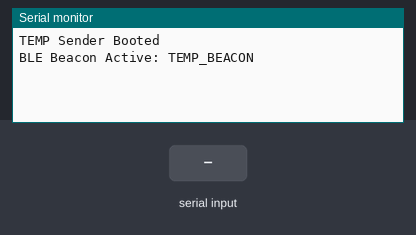
Bench run of a sketch on a simulated ESP32. On the bench: the last lines printed to the serial monitor. The inputs (shaded band) are chosen by the test bench. Nothing arrives over Bluetooth unless stated.

Above: at 1.5 s.
1.6 s: "-\n" received over the second serial link
At 2.8 s:
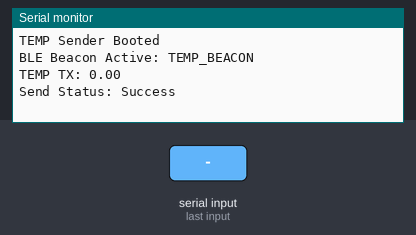
3.1 s: "5\n" received over the second serial link
At 4.0 s:
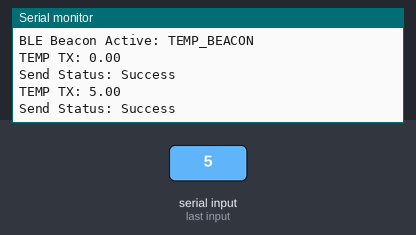

The sketch:

esp.ino
```cpp
#include <WiFi.h>
#include <esp_now.h>
#include <BLEDevice.h>
#include <BLEUtils.h>
#include <BLEAdvertising.h>
#include "esp_wifi.h"

// ==============================
// ESP-NOW DATA STRUCT
// ==============================
typedef struct struct_message {
  char nodeId[8];
  float value;
} struct_message;

struct_message dataToSend;

// ==============================
// RECEIVER MAC ADDRESS (same as MQ3)
// ==============================
uint8_t receiverAddress[] = {0xFC, 0x01, 0x2C, 0xCC, 0x7C, 0x24};

// ==============================
void OnDataSent(const wifi_tx_info_t *info, esp_now_send_status_t status) {
  Serial.print("Send Status: ");
  Serial.println(status == ESP_NOW_SEND_SUCCESS ? "Success" : "Fail");
}

// ==============================
bool isNumeric(const String &s) {
  if (s.length() == 0) return false;
  int dots = 0;
  int start = (s[0] == '-') ? 1 : 0;
  for (int i = start; i < s.length(); i++) {
    char c = s[i];
    if (isdigit(c)) continue;
    if (c == '.' && dots == 0) { dots++; continue; }
    return false;
  }
  return true;
}

String serialBuffer = "";
BLEAdvertising *pAdvertising;

// ==============================
void setup() {
  Serial.begin(115200);
  Serial1.begin(9600, SERIAL_8N1, 17, 18);

  delay(300);
  Serial.println("TEMP Sender Booted");

  // ------ ESP-NOW ------
  WiFi.mode(WIFI_STA);
  esp_wifi_set_ps(WIFI_PS_NONE);

  if (esp_now_init() != ESP_OK) {
    Serial.println("ESP-NOW Init Failed!");
    return;
  }

  esp_now_register_send_cb(OnDataSent);

  esp_now_peer_info_t peerInfo = {};
  memcpy(peerInfo.peer_addr, receiverAddress, 6);
  peerInfo.channel = 0;
  peerInfo.encrypt = false;
  esp_now_add_peer(&peerInfo);

  strncpy(dataToSend.nodeId, "TEMP", sizeof(dataToSend.nodeId));

  // ------ BLE BEACON ------
  BLEDevice::init("TEMP_BEACON");

  pAdvertising = BLEDevice::getAdvertising();
  pAdvertising->setScanResponse(false);
  pAdvertising->setMinInterval(160);
  pAdvertising->setMaxInterval(240);

  BLEAdvertisementData adv;
  adv.setFlags(0x04);
  adv.setName("TEMP_BEACON");

  pAdvertising->setAdvertisementData(adv);
  pAdvertising->start();

  Serial.println("BLE Beacon Active: TEMP_BEACON");
}

// ==============================
void loop() {
  while (Serial1.available()) {
    char c = Serial1.read();

    if (c == '\n' || c == '\r') {

      if (serialBuffer.length() > 0 && isNumeric(serialBuffer)) {
        float tempC = serialBuffer.toFloat();

        if (tempC > -30 && tempC < 150) {  // valid range
          dataToSend.value = tempC;

          Serial.print("TEMP TX: ");
          Serial.println(tempC);

          esp_now_send(receiverAddress, (uint8_t*)&dataToSend, sizeof(dataToSend));
        }
      }

      serialBuffer = "";
    }
    else {
      serialBuffer += c;
    }
  }
}
```

Measured:
- after the input at 1.6 s, the serial monitor: prints a new line at once (image 1)
- after the input at 3.1 s, the serial monitor: prints a new line at once (image 2)
